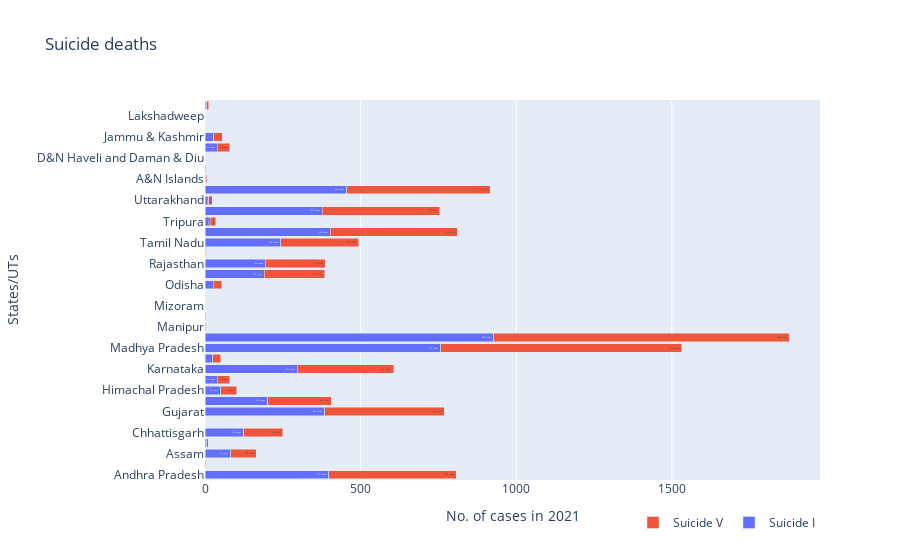

Source (notebook cell):
### Code cell
import plotly.graph_objs as go
import pandas as pd

fig = go.Figure()

fig.add_trace(
    go.Bar(
        x=crime['suicide I'],
        y=crime['states/UT'],
        name='Suicide I',
        orientation='h',
        marker=dict(color='#636EFA'),
        text=crime['suicide I'].astype(str) + ' cases',
        textposition='inside'
    )
)

fig.add_trace(
    go.Bar(
        x=crime['suicide V'],
        y=crime['states/UT'],
        name='Suicide V',
        orientation='h',
        marker=dict(color='#EF553B'),
        text=crime['suicide V'].astype(str) + ' cases',
        textposition='inside'
    )
)

fig.update_layout(
    title='Suicide deaths',
    xaxis_title='No. of cases in 2021',
    yaxis_title='States/UTs',
    barmode='stack',
    legend=dict(
        orientation='h',
        yanchor='bottom',
        y=-0.15,
        xanchor='right',
        x=1
    )
)

fig.show()

### Figure 1 — Plotly figure (JSON) as saved in the notebook; plotly's stock layout.template omitted (floating-point values rounded to 4 significant figures)
{"data": [{"marker": {"color": "#636EFA"}, "name": "Suicide I", "orientation": "h", "text": ["397 cases", "1 cases", "82 cases", "5 cases", "125 cases", "0 cases", "384 cases", "201 cases", "51 cases", "40 cases", "296 cases", "25 cases", "758 cases", "927 cases", "1 cases", "1 cases", "0 cases", "0 cases", "27 cases", "190 cases", "193 cases", "2 cases", "244 cases", "403 cases", "17 cases", "376 cases", "12 cases", "456 cases", "3 cases", "1 cases", "0 cases", "40 cases", "28 cases", "0 cases", "0 cases", "6 cases"], "textposition": "inside", "type": "bar", "x": [397, 1, 82, 5, 125, 0, 384, 201, 51, 40, 296, 25, 758, 927, 1, 1, 0, 0, 27, 190, 193, 2, 244, 403, 17, 376, 12, 456, 3, 1, 0, 40, 28, 0, 0, 6], "y": ["Andhra Pradesh", "Arunachal Pradesh", "Assam", "Bihar", "Chhattisgarh", "Goa", "Gujarat", "Haryana", "Himachal Pradesh", "Jharkhand", "Karnataka", "Kerala", "Madhya Pradesh", "Maharashtra", "Manipur", "Meghalaya", "Mizoram", "Nagaland", "Odisha", "Punjab", "Rajasthan", "Sikkim", "Tamil Nadu", "Telangana", "Tripura", "Uttar Pradesh", "Uttarakhand", "West Bengal", "A&N Islands", "Chandigarh", "D&N Haveli and Daman & Diu", "Delhi", "Jammu & Kashmir", "Ladakh", "Lakshadweep", "Puducherry"]}, {"marker": {"color": "#EF553B"}, "name": "Suicide V", "orientation": "h", "text": ["410 cases", "1 cases", "82 cases", "5 cases", "125 cases", "0 cases", "384 cases", "205 cases", "51 cases", "40 cases", "311 cases", "26 cases", "773 cases", "950 cases", "1 cases", "1 cases", "0 cases", "0 cases", "27 cases", "195 cases", "193 cases", "2 cases", "250 cases", "408 cases", "17 cases", "378 cases", "12 cases", "461 cases", "3 cases", "1 cases", "0 cases", "40 cases", "28 cases", "0 cases", "0 cases", "6 cases"], "textposition": "inside", "type": "bar", "x": [410, 1, 82, 5, 125, 0, 384, 205, 51, 40, 311, 26, 773, 950, 1, 1, 0, 0, 27, 195, 193, 2, 250, 408, 17, 378, 12, 461, 3, 1, 0, 40, 28, 0, 0, 6], "y": ["Andhra Pradesh", "Arunachal Pradesh", "Assam", "Bihar", "Chhattisgarh", "Goa", "Gujarat", "Haryana", "Himachal Pradesh", "Jharkhand", "Karnataka", "Kerala", "Madhya Pradesh", "Maharashtra", "Manipur", "Meghalaya", "Mizoram", "Nagaland", "Odisha", "Punjab", "Rajasthan", "Sikkim", "Tamil Nadu", "Telangana", "Tripura", "Uttar Pradesh", "Uttarakhand", "West Bengal", "A&N Islands", "Chandigarh", "D&N Haveli and Daman & Diu", "Delhi", "Jammu & Kashmir", "Ladakh", "Lakshadweep", "Puducherry"]}], "layout": {"barmode": "stack", "legend": {"orientation": "h", "x": 1, "xanchor": "right", "y": -0.15, "yanchor": "bottom"}, "title": {"text": "Suicide deaths"}, "xaxis": {"title": {"text": "No. of cases in 2021"}}, "yaxis": {"title": {"text": "States/UTs"}}}}
